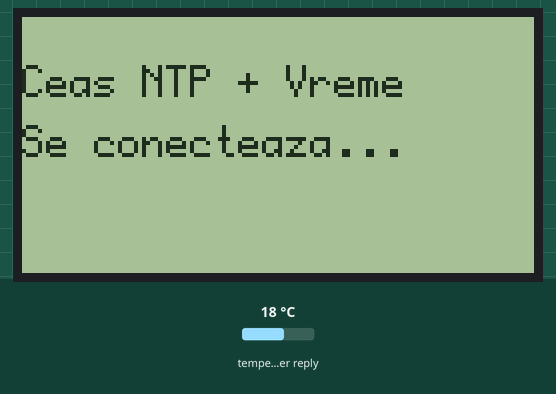
The sketch below on a simulated ESP32-C3. On the bench: 128×64 one-colour display. Inputs (shaded band) come from the test bench; at power-on: temperature in the weather reply 18 °C. WiFi joins after 1.5 s; servers stay silent unless stated; network time is answered at once with the bench clock; the local clock reads 2024-03-15 10:24:30 at power-on unless the sketch sets it; web services answer with replies made up by the test bench.

Above: at 0.1 s.
At 3.9 s:
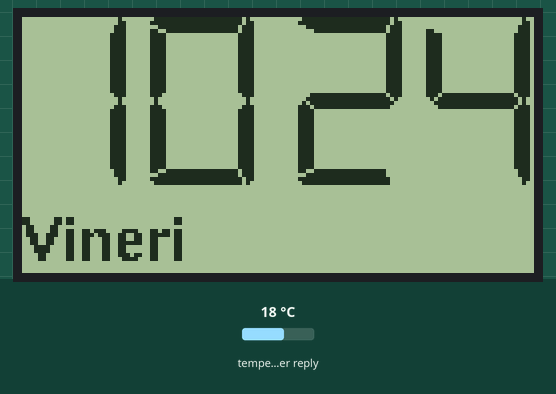
At 8.0 s:
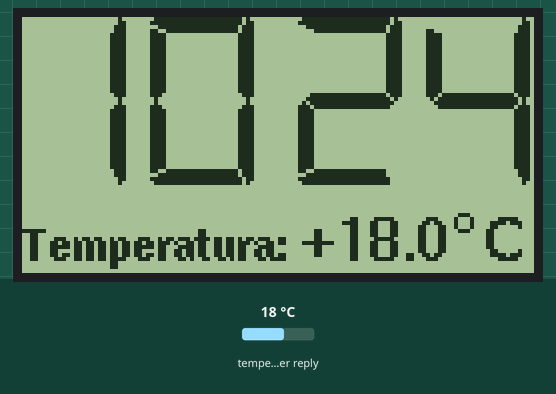
At 12.1 s:
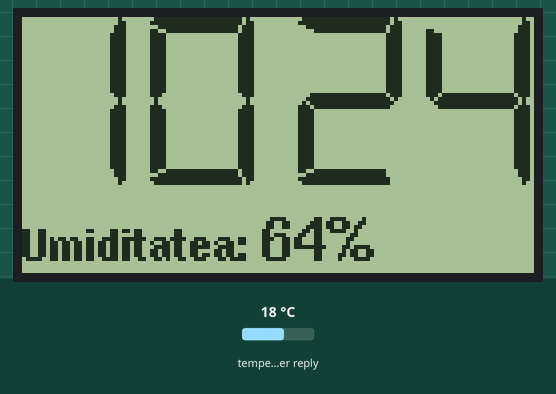
At 21.3 s:
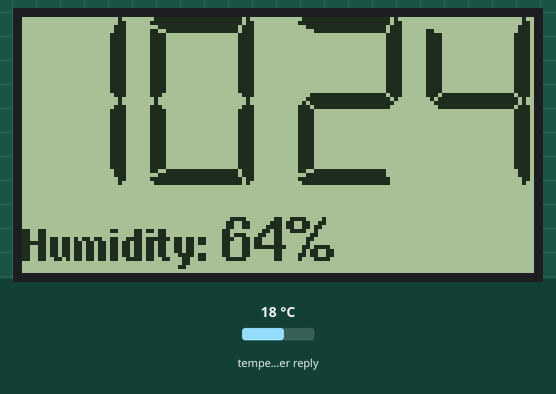
At 38.8 s:
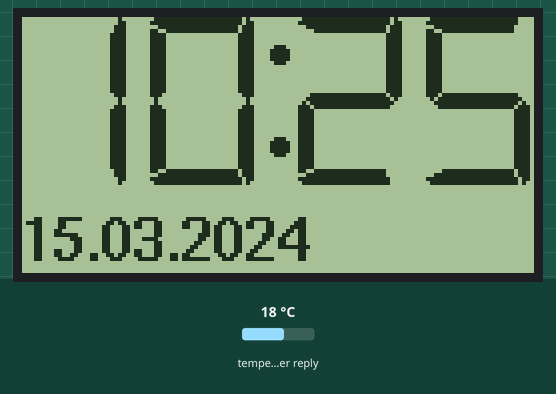

The sketch:

weatherstation_esp32c3_st7920_v1.ino
```cpp
/*
 * ==============================================================================
 * CEAS NTP PE ESP32-C3 MINI CU ECRAN ST7920 (128x64) + VREME OPEN-METEO
 * ==============================================================================
 */

#include <WiFi.h>
#include <WebServer.h>
#include <NTPClient.h>
#include <WiFiUdp.h>
#include <WiFiManager.h>
#include <U8g2lib.h>
#include <Wire.h>
#include <time.h>
#include <HTTPClient.h>
#include <ArduinoJson.h>

#define SCLK_PIN 2
#define MOSI_PIN 3
#define CS_PIN   4

U8G2_ST7920_128X64_F_SW_SPI u8g2(U8G2_R2, SCLK_PIN, MOSI_PIN, CS_PIN, U8X8_PIN_NONE);

const long timezoneOffset = 2;
const char          *ntpServer  = "pool.ntp.org";
const unsigned long updateDelay = 900000;
const unsigned long retryDelay  = 5000;
const unsigned long wifiCheckInterval = 30000;
const unsigned long weatherInterval = 600000;

unsigned long lastUpdatedTime = updateDelay * -1;
unsigned long lastWifiCheckTime = 0;
unsigned long lastWeatherUpdate = 0;

WiFiUDP ntpUDP;
NTPClient timeClient(ntpUDP, ntpServer);

int currentOffset = timezoneOffset * 3600;

int ora = 0;
int minut = 0;
int secunda = 0;
int zi, zi2, luna, an;
String weekDays1[7]={"Sunday", "Monday", "Tuesday", "Wednesday", "Thursday", "Friday", "Saturday"};
String weekDays2[7]={"Duminica", "Luni", "Marti", "Miercuri", "Joi", "Vineri", "Sambata"};

bool updated;

float temperatura = 0.0;
int umiditate = 0;

const char* lat = "44.3167";  // "44.4268"; // Schimbă cu latitudinea ta
const char* lon = "23.8000";  //"26.1025"; // Schimbă cu longitudinea ta

void getDate() {
  time_t rawtime = timeClient.getEpochTime(); // Aici vine timpul în UTC

  // Adăugăm manual offsetul calculat de funcția ta (ora României + DST)
  time_t localTime = rawtime + currentOffset;

  struct tm * ti;
  // Folosim gmtime() deoarece am convertit noi deja timpul la ora locală
  ti = gmtime(&localTime);

  zi = ti->tm_mday;
  luna = ti->tm_mon + 1;
  an = ti->tm_year + 1900;

  // Obținem ziua din săptămână (0 = Duminică, 1 = Luni, etc.)
  // Este mult mai sigur să o luăm din structura calculată decât din timeClient.getDay()
  zi2 = ti->tm_wday;
}

void updateWeather() {
  if (WiFi.status() == WL_CONNECTED) {
    HTTPClient http;
    String url = "http://api.open-meteo.com/v1/forecast?latitude=" + String(lat) +
                 "&longitude=" + String(lon) +
                 "&current=temperature_2m,relative_humidity_2m";

    http.begin(url);
    int httpCode = http.GET();

    if (httpCode == 200) {
      String payload = http.getString();
      DynamicJsonDocument doc(1024);
      deserializeJson(doc, payload);

      temperatura = doc["current"]["temperature_2m"].as<float>();
      umiditate = doc["current"]["relative_humidity_2m"].as<int>();
    }
    http.end();
  }
}

void updateDSTOffset() {
  time_t rawtime = timeClient.getEpochTime();
  if (rawtime < 100000) return;

  time_t approxUtc = rawtime - currentOffset;
  struct tm * utcTi = gmtime(&approxUtc);

  int utcDay = utcTi->tm_mday;
  int utcMonth = utcTi->tm_mon + 1;
  int utcDow = utcTi->tm_wday;
  int utcHour = utcTi->tm_hour;

  bool dstActive = false;

  if (utcMonth > 3 && utcMonth < 10) {
    dstActive = true;
  } else if (utcMonth == 3) {
    int daysToEnd = 31 - utcDay;
    int dowOf31 = (utcDow + daysToEnd) % 7;
    int lastSundayMarch = 31 - dowOf31;
    if (utcDay > lastSundayMarch || (utcDay == lastSundayMarch && utcHour >= 1)) dstActive = true;
  } else if (utcMonth == 10) {
    int daysToEnd = 31 - utcDay;
    int dowOf31 = (utcDow + daysToEnd) % 7;
    int lastSundayOctober = 31 - dowOf31;
    if (utcDay < lastSundayOctober || (utcDay == lastSundayOctober && utcHour < 1)) dstActive = true;
  }

  int newOffset = (timezoneOffset + (dstActive ? 1 : 0)) * 3600;
  if (currentOffset != newOffset) {
     timeClient.setTimeOffset(newOffset);
     currentOffset = newOffset;
  }
}

void setup()
{
    Serial.begin(115200);

    u8g2.begin();
    u8g2.setContrast(255);
    u8g2.clearBuffer();
    u8g2.firstPage();
    do {
        u8g2.setFont(u8g2_font_profont12_mr);
        u8g2.drawStr(0, 20, "Ceas NTP + Vreme");
        u8g2.drawStr(0, 35, "Se conecteaza...");
    } while ( u8g2.nextPage() );
    delay(2000);

    WiFiManager wifiManager;
    wifiManager.autoConnect("AutoConnectAP");

    timeClient.setTimeOffset(currentOffset);
    timeClient.begin();

    updateWeather();
    lastWeatherUpdate = millis();
}

void loop() {
  if (millis() - lastWifiCheckTime >= wifiCheckInterval) {
    lastWifiCheckTime = millis();
    if (WiFi.status() != WL_CONNECTED) {
      WiFi.reconnect();
    }
  }

  if (WiFi.status() == WL_CONNECTED && millis() - lastUpdatedTime >= updateDelay) {
    updated = timeClient.update();
    if (updated) {
      getDate();
      lastUpdatedTime = millis();
    } else {
      lastUpdatedTime = millis() - updateDelay + retryDelay;
    }
  }

  if (WiFi.status() == WL_CONNECTED && millis() - lastWeatherUpdate >= weatherInterval) {
    updateWeather();
    lastWeatherUpdate = millis();
  }

  updateDSTOffset();

  ora = timeClient.getHours();
  minut = timeClient.getMinutes();
  secunda = timeClient.getSeconds();

  ceas();
  delay(1000);
}

void ceas()
{
  char m_str[3];
  strcpy(m_str, u8x8_u8toa(minut, 2));

  int displayState = (millis() / 3000) % 8;

  u8g2.firstPage();
  do {
    // --- ORA MARE (Y=42 exact) ---
    u8g2.setFont(u8g2_font_7Segments_26x42_mn);
    if (ora < 10) {
      u8g2.setCursor(32, 42);
    } else {
      u8g2.setCursor(0, 42);
    }
    u8g2.print(ora);

    if (secunda % 2 == 0)
      u8g2.drawStr(58, 42, ":");

    u8g2.drawStr(69, 42, m_str);

    // --- ZONA DE JOS ---
    u8g2.setCursor(0, 61);

    // ================= BLOCUL ÎN ROMÂNĂ (0 - 3) =================
    if (displayState == 0) {
      u8g2.setFont(u8g2_font_helvB10_tr);
      if (zi < 10) u8g2.print("0");
      u8g2.print(zi);
      u8g2.print(".");
      if (luna < 10) u8g2.print("0");
      u8g2.print(luna);
      u8g2.print(".");
      u8g2.print(an);

    } else if (displayState == 1) {
      u8g2.setFont(u8g2_font_helvB10_tr);
      u8g2.print(weekDays2[zi2]);

    } else if (displayState == 2) {
      // TEXT MIC PENTRU ETICHETĂ
      u8g2.setFont(u8g2_font_helvB08_tr);
      u8g2.print("Temperatura: ");

      // VALOARE MARE (helvB10 nu are simbolul °, îl desenăm manual)
      u8g2.setFont(u8g2_font_helvB10_tr);
      if (temperatura >= 0) u8g2.print("+");
      u8g2.print(temperatura, 1);

      int gradX = u8g2.getCursorX() + 3;
      int gradY = 51;
      u8g2.drawCircle(gradX, gradY, 2);

      u8g2.setCursor(gradX + 5, 61);
      u8g2.print("C");

    } else if (displayState == 3) {
      u8g2.setFont(u8g2_font_helvB08_tr);
      u8g2.print("Umiditatea: ");

      u8g2.setFont(u8g2_font_helvB10_tr);
      u8g2.print(umiditate);
      u8g2.print("%");
    }

    // ================= BLOCUL ÎN ENGLEZĂ (4 - 7) =================
    else if (displayState == 4) {
      u8g2.setFont(u8g2_font_helvB10_tr);
      if (zi < 10) u8g2.print("0");
      u8g2.print(zi);
      u8g2.print(".");
      if (luna < 10) u8g2.print("0");
      u8g2.print(luna);
      u8g2.print(".");
      u8g2.print(an);

    } else if (displayState == 5) {
      u8g2.setFont(u8g2_font_helvB10_tr);
      u8g2.print(weekDays1[zi2]);

    } else if (displayState == 6) {
      // TEXT MIC PENTRU ETICHETĂ
      u8g2.setFont(u8g2_font_helvB08_tr);
      u8g2.print("Temperature: ");

      // VALOARE MARE (helvB10 nu are simbolul °, îl desenăm manual)
      u8g2.setFont(u8g2_font_helvB10_tr);
      if (temperatura >= 0) u8g2.print("+");
      u8g2.print(temperatura, 1);

      int gradX = u8g2.getCursorX() + 3;
      int gradY = 51;
      u8g2.drawCircle(gradX, gradY, 2);

      u8g2.setCursor(gradX + 5, 61);
      u8g2.print("C");

    } else if (displayState == 7) {
      u8g2.setFont(u8g2_font_helvB08_tr);
      u8g2.print("Humidity: ");

      u8g2.setFont(u8g2_font_helvB10_tr);
      u8g2.print(umiditate);
      u8g2.print("%");
    }

  } while ( u8g2.nextPage() );
}
```

Measured:
- what the display in image 1 shows lasts 1.0 s, from 3.8 s to 4.8 s
